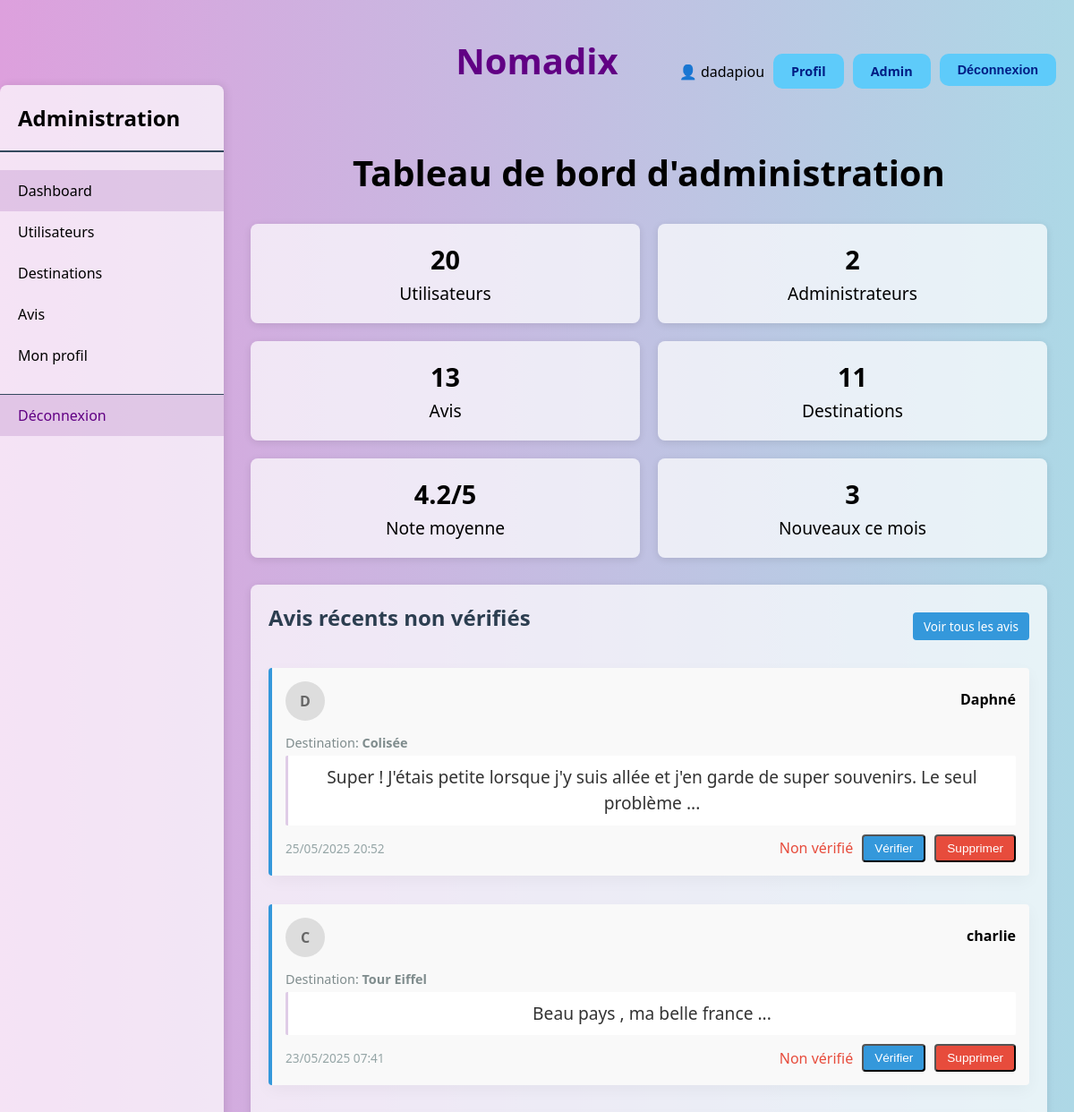
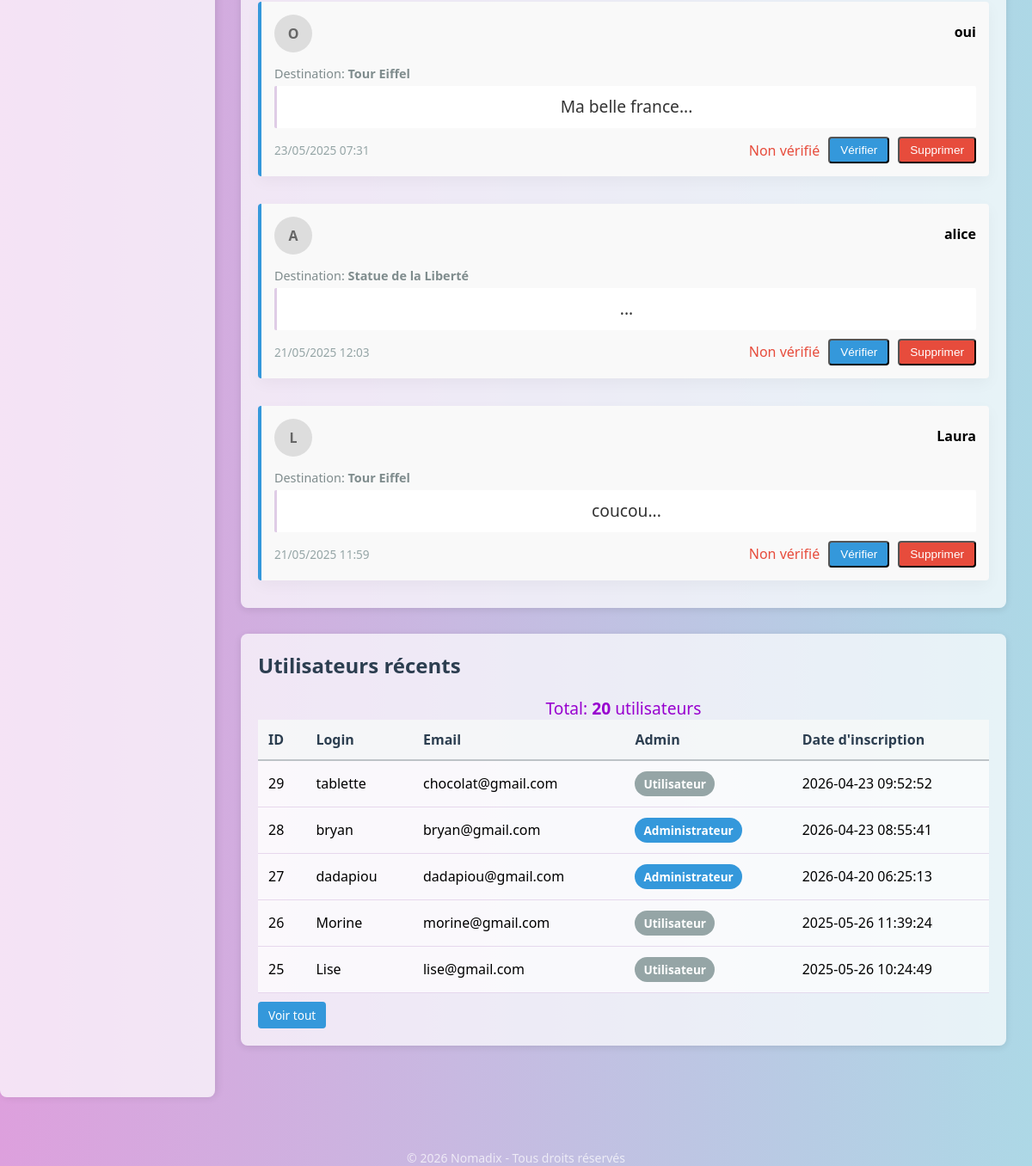
The app's page /admin.php (signed in) with its own data (2 pictures, top to bottom).
### tables this page shows
CREATE TABLE `avis` (
  `id` int NOT NULL AUTO_INCREMENT,
  `idUtilisateur` int NOT NULL,
  `idDestination` int NOT NULL,
  `note` int NOT NULL,
  `commentaire` varchar(500) DEFAULT NULL,
  `dateAvis` datetime NOT NULL DEFAULT CURRENT_TIMESTAMP,
  `verified` tinyint NOT NULL,
  PRIMARY KEY (`id`),
  KEY `idUtilisateur` (`idUtilisateur`),
  KEY `idDestination` (`idDestination`)
);

CREATE TABLE `utilisateurs` (
  `id` int NOT NULL AUTO_INCREMENT,
  `login` varchar(100) NOT NULL,
  `motDePasse` varchar(255) NOT NULL,
  `email` varchar(100) NOT NULL,
  `dateCreation` datetime DEFAULT CURRENT_TIMESTAMP,
  `login_changed_at` datetime DEFAULT NULL,
  `avatar` varchar(255) DEFAULT NULL,
  `admin` tinyint NOT NULL,
  PRIMARY KEY (`id`),
  UNIQUE KEY `email` (`email`)
);

CREATE TABLE `destinations` (
  `id` int NOT NULL AUTO_INCREMENT,
  `nom` varchar(100) NOT NULL,
  `description` varchar(500) DEFAULT NULL,
  `pays` varchar(100) DEFAULT NULL,
  `ville` varchar(100) DEFAULT NULL,
  `image` varchar(500) DEFAULT NULL,
  PRIMARY KEY (`id`)
);

### admin.php (called while the page is built, shortened)
<?php
require_once __DIR__ . '/controllers/AdminController.php';
$controller = new AdminController();
$controller->handleAdmin();
?>

### views/admin.php (the view, shortened to what this page needs)
<?php
require_once __DIR__ . '/../controllers/AdminController.php';
require_once __DIR__ . '/header.php';
$controller = new AdminController();
$page = $_GET['page'] ?? 'dashboard';
$conn = Database::getAdminConnection();
$stats = $controller->getStats($conn);
$allReviews = $controller->getAllReviews($conn);
$users = $controller->getUsers($conn);
?>
<link rel="stylesheet" href="/Nomadix/public/css/admin.css">
<main class="admin-dashboard">
    <div class="admin-container">
        <?php require_once __DIR__ . '/nav-admin.php'; ?>
        <section class="admin-content">
            <?php if ($page === 'dashboard'): ?>
                <h1>Tableau de bord d'administration</h1>
                <div class="stats-grid">
                    <div class="stat-card">
                        <div class="stat-content">
                            <h3><?= htmlspecialchars($stats['totalUsers'] ?? 0) ?></h3>
                            <p>Utilisateurs</p>
                        </div>
                    </div>
                    <div class="stat-card">
                        <div class="stat-content">
                            <h3><?= htmlspecialchars($stats['totalAdmins'] ?? 0) ?></h3>
                            <p>Administrateurs</p>
                        </div>
                    </div>
                    <div class="stat-card">
                        <div class="stat-content">
                            <h3><?= htmlspecialchars($stats['totalReviews'] ?? 0) ?></h3>
                            <p>Avis</p>
                        </div>
                    </div>
                    <div class="stat-card">
                        <div class="stat-content">
                            <h3><?= htmlspecialchars($stats['totalDestinations'] ?? 0) ?></h3>
                            <p>Destinations</p>
                        </div>
                    </div>
                    <div class="stat-card">
                        <div class="stat-content">
                            <h3><?= htmlspecialchars($stats['averageRating'] ?? 0) ?>/5</h3>
                            <p>Note moyenne</p>
                        </div>
                    </div>
                    <div class="stat-card">
                        <div class="stat-content">
                            <h3><?= htmlspecialchars($stats['usersThisMonth'] ?? 0) ?></h3>
                            <p>Nouveaux ce mois</p>
                        </div>
                    </div>
                </div>
                <section class="recent-reviews">
                    <div style="display: flex; justify-content: space-between; align-items: center; margin-bottom: 20px;">
                        <h2><i class="fas fa-star"></i> Avis récents non vérifiés</h2>
                        <a href="admin.php?page=reviews" class="btn-small">Voir tous les avis</a>
                    </div>
                    <?php
                    $unverifiedReviews = array_filter($allReviews ?? [], function ($review) {
                        return !($review['verified'] ?? false);
                    });
                    $recentUnverified = array_slice($unverifiedReviews, 0, 5);
                    ?>
                    <?php if (!empty($recentUnverified)): ?>
                        <div class="reviews-list">
                            <?php foreach ($recentUnverified as $review): ?>
                                <div class="review-item">
                                    <div class="review-header" style="display:flex;align-items:center;gap:10px;">
                                        <?php if (!empty($review['avatar'])): ?>
                                            <img src="<?= htmlspecialchars($review['avatar']) ?>" alt="avatar" style="width:44px;height:44px;border-radius:50%;object-fit:cover;">
                                        <?php else: ?>
                                            <div style="width:44px;height:44px;border-radius:50%;background:#ddd;display:flex;align-items:center;justify-content:center;color:#666;font-weight:700;"><?= strtoupper(substr($review['login'] ?? 'A',0,1)) ?></div>
                                        <?php endif; ?>
                                        <div>
                                            <strong><?= htmlspecialchars($review['login'] ?? 'Anonyme') ?></strong>
                                        </div>
                                    </div>
                                    <div class="review-destination">
                                        Destination: <strong><?= htmlspecialchars($review['destinationNom'] ?? 'N/A') ?></strong>
                                    </div>
                                    <p class="review-text">
                                        <?= htmlspecialchars(substr($review['commentaire'] ?? '', 0, 100)) ?>...
                                    </p>
                                    <div
                                        style="display: flex; justify-content: space-between; align-items: center; flex-wrap: wrap;">
                                        <small class="review-date">
                                            <?= date('d/m/Y H:i', strtotime($review['dateAvis'] ?? 'now')) ?>
                                        </small>
                                        <div style="display: flex; gap: 10px; align-items: center;">
                                            <span style="color: <?= ($review['verified'] ?? false) ? '#27ae60' : '#e74c3c' ?>">
                                                <?= ($review['verified'] ?? false) ? '<i class="fas fa-check-circle"></i> Vérifié' : '<i class="fas fa-times-circle"></i> Non vérifié' ?>
                                            </span>
                                            <form method="POST" action="admin.php" style="display: inline;">
                                                <button type="submit" class="btn-small">
                                                    <?= ($review['verified'] ?? false) ? 'À vérifier' : 'Vérifier' ?>
                                                </button>
                                            </form>
                                            <form method="POST" action="admin.php" style="display: inline;">
                                                <button type="submit" class="btn-small" style="background-color: #e74c3c;"
                                                    onclick="return confirm('Êtes-vous sûr de vouloir supprimer cet avis ?')">
                                                    Supprimer
                                                </button>
                                            </form>
                                        </div>
                                    </div>
                                </div>
                            <?php endforeach; ?>
                        </div>
                    <?php else: ?>
                        <p>Aucun avis à vérifier pour le moment.</p>
                    <?php endif; ?>
                </section>
                <section class="recent-users">
                    <h2><i class="fas fa-users"></i> Utilisateurs récents</h2>
                    <p>Total: <strong><?= htmlspecialchars(count($users) ?? 0) ?></strong> utilisateurs</p>
                    <table class="admin-table">
                        <thead>
                            <tr>
                                <th>ID</th>
                                <th>Login</th>
                                <th>Email</th>
                                <th>Admin</th>
                                <th>Date d'inscription</th>
                            </tr>
                        </thead>
                        <tbody>
                            <?php foreach (array_slice($users ?? [], 0, 5) as $user): ?>
                                <tr>
                                    <td><?= htmlspecialchars($user['id'] ?? '') ?></td>
                                    <td><?= htmlspecialchars($user['login'] ?? '') ?></td>
                                    <td><?= htmlspecialchars($user['email'] ?? '') ?></td>
                                    <td>
                                        <?php if ($user['admin']): ?>
                                            <span class="badge badge-admin">Administrateur</span>
                                        <?php else: ?>
                                            <span class="badge badge-user">Utilisateur</span>
                                        <?php endif; ?>
                                    </td>
                                    <td>
                                        <?= htmlspecialchars($user['dateCreation'] ?? '') ?>
                                    </td>
                                </tr>
                            <?php endforeach; ?>
                        </tbody>
                    </table>
                    <a href="admin.php?page=users" class="btn-small2">Voir tout</a>
                </section>
            <?php endif; ?>
        </section>
    </div>
</main>
<?php require_once __DIR__ . '/footer.php'; ?>

### public/css/style.css (style rules this page uses)
body { font-family: 'Segoe UI', sans-serif; background: linear-gradient(to right, #dda0dd, #add8e6); margin: 0; padding: 0; min-height: 100vh; position: relative; padding-bottom: 80px; box-sizing: border-box; }
h1, p { text-align: center; margin: 0; }
h1 { margin-top: 40px; color: rgb(97, 0, 132); font-size: 40px; }
p { margin-top: 10px; color: rgb(152, 0, 207); font-size: 1.2em; }
a { text-decoration: none; }
.review-item { padding: 12px; border-radius: 8px; background: #fff; box-shadow: 0 6px 18px rgba(0,0,0,0.04); margin-bottom: 12px; }

### public/css/admin.css (style rules this page uses)
.admin-dashboard { display: flex; min-height: calc(100vh - 120px); }
.admin-container { display: flex; width: 100%; }
.admin-content { flex: 1; padding: 30px; }
.admin-content h1 { margin-bottom: 30px; color: #000000; }
.stats-grid { display: grid; grid-template-columns: repeat(auto-fit, minmax(300px, 1fr)); gap: 20px; margin-bottom: 30px; }
.stat-card { background-color: rgba(255, 255, 255, 0.7); padding: 20px; border-radius: 8px; box-shadow: 0 2px 8px rgba(0, 0, 0, 0.1); }
.stat-content h3 { margin: 0; color: #000000; font-size: 1.8em; text-align: center; }
.stat-content p { margin: 5px 0 0; color: #000000; text-align: center; }
.recent-reviews, .recent-users { background-color: rgba(255, 255, 255, 0.7); padding: 20px; border-radius: 8px; box-shadow: 0 2px 8px rgba(0, 0, 0, 0.1); margin-bottom: 30px; }
.recent-reviews h2, .recent-users h2 { margin-top: 0; color: #2c3e50; }
.reviews-list { display: grid; gap: 15px; }
.review-item { padding: 15px; background-color: #f9f9f9; border-left: 4px solid #3498db; border-radius: 4px; }
.review-header { display: flex; justify-content: space-between; align-items: center; margin-bottom: 10px; }
.review-destination { font-size: 0.9em; color: #7f8c8d; margin: 5px 0; }
.review-text { margin: 8px 0; color: #333; }
.review-date { color: #95a5a6; }
.admin-table { width: 100%; border-collapse: collapse; background-color: rgba(255, 255, 255, 0.7); }
.admin-table th { background-color: #ecf0f15b; padding: 12px; text-align: left; font-weight: bold; color: #2c3e50; border-bottom: 2px solid #bdc3c7; }
.admin-table td { padding: 12px; border-bottom: 1px solid rgb(97, 0, 132, 0.135); }
.btn-small { padding: 6px 12px; background-color: #3498db; color: white; text-decoration: none; border-radius: 4px; font-size: 0.85em; transition: background-color 0.3s; }
.btn-small2 { padding: 6px 12px; background-color: #3498db; color: white; text-decoration: none; border-radius: 4px; font-size: 0.85em; transition: background-color 0.3s; text-align: center; display: inline-block; margin-top: 10px; }
.reviews-list { display: grid; gap: 20px; }
.review-header { display: flex; justify-content: space-between; align-items: flex-start; margin-bottom: 15px; }
.review-text { margin: 0 0 10px; color: #333; line-height: 1.5; padding: 10px; background-color: white; border-left: 3px solid rgb(97, 0, 132, 0.2); border-radius: 2px; }
.review-date { margin: 0; color: #95a5a6; font-size: 0.85em; }
.badge { display: inline-block; padding: 5px 10px; border-radius: 20px; font-size: 0.85em; font-weight: bold; }
.badge-admin { background-color: #3498db; color: white; }
.badge-user { background-color: #95a5a6; color: white; }

### records on screen
avis: idUtilisateur.login "D", idUtilisateur.login "Daphné", idDestination.nom "Colisée", commentaire "Super ! J'étais petite lorsque j'y suis allée et j'en garde de super souvenirs. Le seul problème", dateAvis "25/05/2025 20:52", verified "Non vérifié"
avis: idUtilisateur.login "C", idUtilisateur.login "charlie", idDestination.nom "Tour Eiffel", commentaire "Beau pays , ma belle france", dateAvis "23/05/2025 07:41", verified "Non vérifié"
avis: idUtilisateur.login "O", idUtilisateur.login "oui", idDestination.nom "Tour Eiffel", commentaire "Ma belle france", dateAvis "23/05/2025 07:31", verified "Non vérifié"
avis: idUtilisateur.login "A", idUtilisateur.login "alice", idDestination.nom "Statue de la Liberté", dateAvis "21/05/2025 12:03", verified "Non vérifié"
avis: idUtilisateur.login "L", idUtilisateur.login "Laura", idDestination.nom "Tour Eiffel", commentaire "coucou", dateAvis "21/05/2025 11:59", verified "Non vérifié"
utilisateurs: id "29", login "tablette", email "chocolat@gmail.com", admin "Utilisateur", dateCreation "2026-04-23 09:52:52"
utilisateurs: id "28", login "bryan", email "bryan@gmail.com", admin "Administrateur", dateCreation "2026-04-23 08:55:41"
utilisateurs: id "27", login "dadapiou", email "dadapiou@gmail.com", admin "Administrateur", dateCreation "2026-04-20 06:25:13"
utilisateurs: id "26", login "Morine", email "morine@gmail.com", admin "Utilisateur", dateCreation "2025-05-26 11:39:24"
utilisateurs: id "25", login "Lise", email "lise@gmail.com", admin "Utilisateur", dateCreation "2025-05-26 10:24:49"

### other values on screen
$_SESSION["user"]["login"] "dadapiou"
$stats['totalUsers'] "20"
$stats['totalAdmins'] "2"
$stats['totalReviews'] "13"
$stats['totalDestinations'] "11"
$stats['averageRating'] "4.2"
$stats['usersThisMonth'] "3"
count($users) "20"
